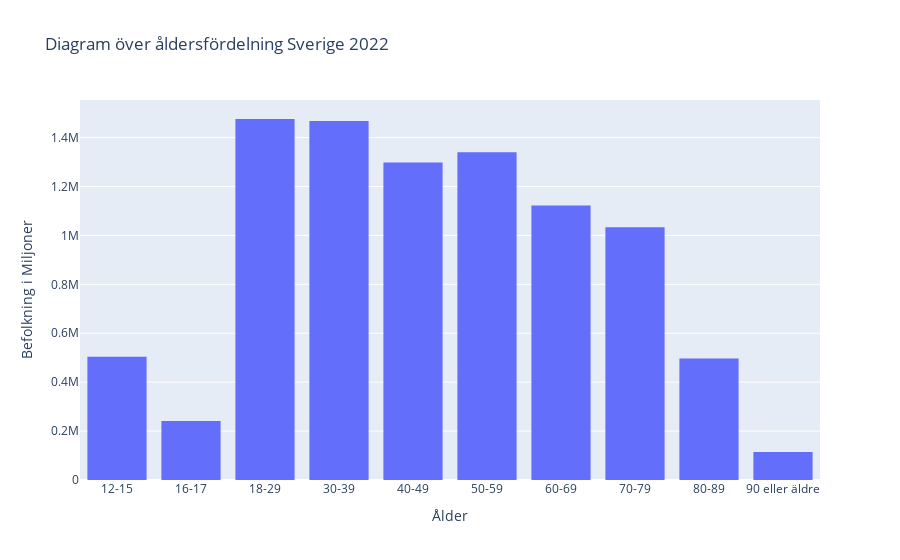

Notebook code cell kept with this figure:
### Code cell
px.histogram(df_vaccine, x = "Ålder", y = "Befolkning", title = "Diagram över åldersfördelning Sverige 2022").update_layout(yaxis_title = "Befolkning i Miljoner")

### Figure 1 — Plotly figure (JSON) as saved in the notebook; plotly's stock layout.template omitted (floating-point values rounded to 4 significant figures; data arrays with more than 128 entries replaced by an {"elided": "..."} marker saying what was removed)
{"data": [{"alignmentgroup": "True", "bingroup": "x", "histfunc": "sum", "hovertemplate": "Ålder=%{x}<br>sum of Befolkning=%{y}<extra></extra>", "legendgroup": "", "marker": {"color": "#636efa", "pattern": {"shape": ""}}, "name": "", "offsetgroup": "", "orientation": "v", "showlegend": false, "type": "histogram", "x": {"elided": "2900 str values"}, "xaxis": "x", "y": {"elided": "2900 int values"}, "yaxis": "y"}], "layout": {"barmode": "relative", "legend": {"tracegroupgap": 0}, "title": {"text": "Diagram över åldersfördelning Sverige 2022"}, "xaxis": {"anchor": "y", "domain": [0, 1], "title": {"text": "Ålder"}}, "yaxis": {"anchor": "x", "domain": [0, 1], "title": {"text": "Befolkning i Miljoner"}}}}
